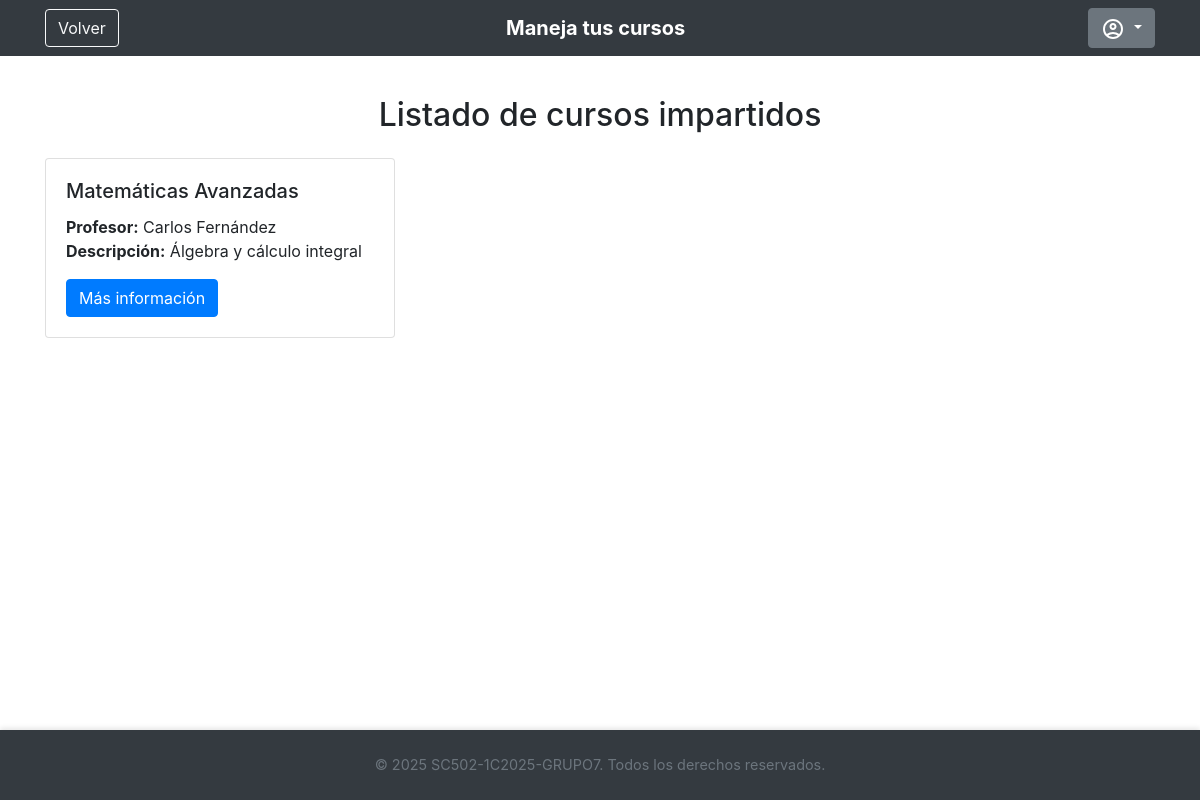
The app's page /views/content/Clases.php (signed in) with its own data.
### tables this page shows
CREATE TABLE Cursos (
  id_curso INT PRIMARY KEY AUTO_INCREMENT,
  nombre_curso VARCHAR(150) NOT NULL,
  descripcion TEXT
);

### models/cursosModel.php (called while the page is built, shortened)
<?php
class cursosModel
{
    private $pdo;
    public function __construct($pdo)
    {
        $this->pdo = $pdo;
    }
    public function info_cursos($idProfesor)
    {
        $stmt = $this->pdo->prepare('
            SELECT
                c.id_curso,
                c.nombre_curso AS nombre,
                c.descripcion,
                CONCAT(p.nombre, " ", p.apellido) AS profesor
            FROM Profesor_Curso pc
            INNER JOIN Cursos c ON pc.id_curso = c.id_curso
            INNER JOIN Profesores p ON pc.id_profesor = p.id_profesor
            WHERE pc.id_profesor = :idProfesor
        ');
        $stmt->execute(['idProfesor' => $idProfesor]);
        return $stmt->fetchAll(PDO::FETCH_ASSOC);
    }
}
?>

### views/content/Clases.php (the view, shortened to what this page needs)
<!DOCTYPE html>
<html lang="es">
<head>
    <link href="https://cdn.jsdelivr.net/npm/bootstrap@4.0.0/dist/css/bootstrap.min.css" rel="stylesheet">
</head>
<body>
    <?php
    require_once('header/headerIndex.php');
    require_once('../../config/config.php');
    require_once('../../models/cursosModel.php');
    $id_profesor = $_SESSION['email']['id_profesor'];
    $cursosModel = new cursosModel($pdo);
    $cursos = $cursosModel->info_cursos($id_profesor);
    ?>
    <main role="main">
        <div class="container marketing mt-5 pt-5">
            <h2 class="text-center mb-4">Listado de cursos impartidos</h2>
            <div class="row">
                <?php if (!empty($cursos)): ?>
                    <?php foreach ($cursos as $curso): ?>
                        <div class="col-lg-4 mb-4">
                            <div class="card shadow-sm">
                                <div class="card-body">
                                    <h5 class="card-title"><?= htmlspecialchars($curso['nombre']) ?></h5>
                                    <p class="card-text">
                                        <strong>Profesor:</strong> <?= htmlspecialchars($curso['profesor']) ?><br>
                                        <strong>Descripción:</strong> <?= htmlspecialchars($curso['descripcion']) ?><br>
                                    </p>
                                    <a href="informacionCurso.php?id=<?= urlencode($curso['id_curso']) ?>"
                                        class="btn btn-primary">Más información</a>
                                </div>
                            </div>
                        </div>
                    <?php endforeach; ?>
                <?php endif; ?>
            </div>
        </div>
    </main>
    <?php require_once('footer/footer.php'); ?>
</body>
</html>

### records on screen
cursos: nombre_curso "Matemáticas Avanzadas", profesor "Carlos Fernández", descripcion "Álgebra y cálculo integral"

### other values on screen
$titulo "Maneja tus cursos"
